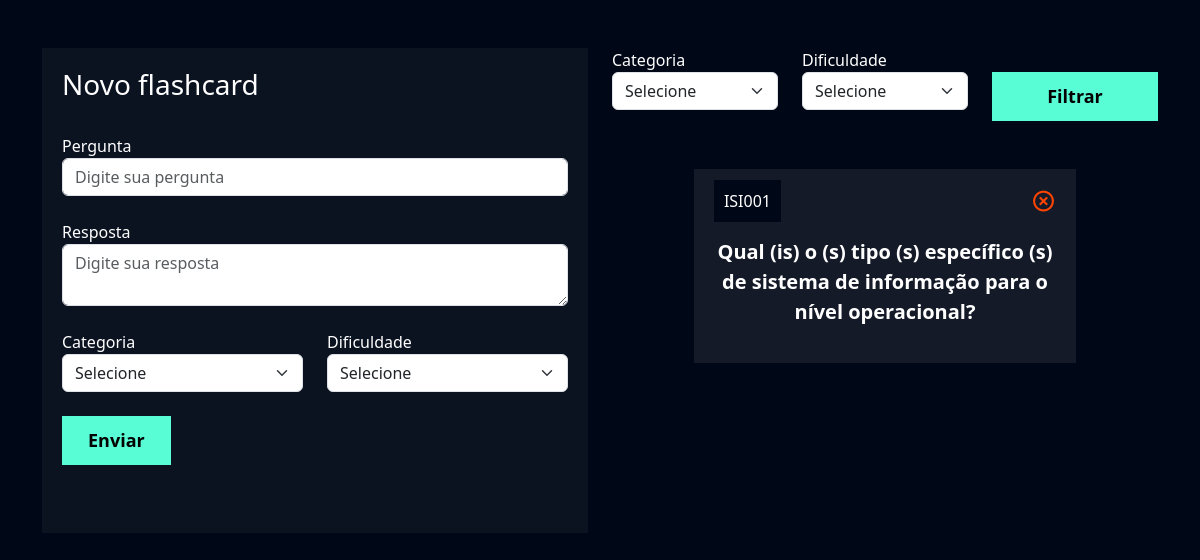
/flashcard/novo_flashcard/ (signed in), run on the app's committed database.
### flashcard/models.py (models this page shows, shortened)
class Flashcard(models.Model):
    DIFICULDADE_CHOICES = (('1', 'Semana 1'), ('2', 'Semana 2'), ('3', 'Semana 3'), ('4', 'Semana 4'), ('5', 'Semana 5'), ('6', 'Semana 6'), ('7', 'Semana 7'))
    user = models.ForeignKey(User, on_delete=models.DO_NOTHING)
    pergunta = models.TextField()
    resposta = models.TextField()
    categoria = models.ForeignKey(Categoria, on_delete=models.DO_NOTHING)
    dificuldade = models.CharField(max_length=1, choices=DIFICULDADE_CHOICES)

class Categoria(models.Model):
    nome = models.CharField(max_length=20)
    def __str__(self):
        return self.nome

### flashcard/views.py (the view, shortened to what this page needs)
# urls.py: path('novo_flashcard/', views.novo_flashcard, name='novo_flashcard'),
def novo_flashcard(request):
    if not request.user.is_authenticated:
        return redirect('/usuarios/login')
    if request.method == 'GET':
        categorias = Categoria.objects.all()
        dificuldades = Flashcard.DIFICULDADE_CHOICES
        flashcards = Flashcard.objects.filter(user=request.user)
        categoria_filtrar = request.GET.get('categoria')
        dificuldade_filtrar = request.GET.get('dificuldade')
        if categoria_filtrar:
            flashcards = flashcards.filter(categoria__id=categoria_filtrar)
        if dificuldade_filtrar:
            flashcards = flashcards.filter(dificuldade=dificuldade_filtrar)
        return render(
            request,
            'novo_flashcard.html',
            {
                'categorias': categorias,
                'dificuldades': dificuldades,
                'flashcards': flashcards,
            }
        )

### flashcard/templates/novo_flashcard.html (shortened to what this page needs)
{% extends "base.html" %}
{% load static %}
{% block 'cabecalho' %}
    <link href="{% static 'usuarios/css/cadastro.css' %}" rel="stylesheet">
    <link href='https://unpkg.com/boxicons@2.1.4/css/boxicons.min.css' rel='stylesheet'>
    <link href="{% static 'flashcard/css/novo_flashcard.css' %}" rel="stylesheet">
{% endblock 'cabecalho' %}
{% block 'conteudo' %}
    <div class="container">
        <br>
        <br>
        <div class="row">
            <div class="col-md">
                <div class="box-form">
                    <form action="{% url 'novo_flashcard' %}" method="POST"> {% csrf_token %}
                        <h3>Novo flashcard</h3>
                        <br>
                        <label>Pergunta</label>
                        <input type="text" class="form-control" placeholder="Digite sua pergunta" name="pergunta">
                        <br>
                        <label>Resposta</label>
                        <textarea class="form-control" placeholder="Digite sua resposta" name="resposta"></textarea>
                        <br>
                        <div class="row">
                                <div class="col-md">
                                    <label for="">Categoria</label>
                                    <select class="form-select" name="categoria">
                                        <option value="">Selecione</option>
                                    </select>
                                </div>
                                <div class="col-md">
                                    <label for="">Dificuldade</label>
                                    <select class="form-select" name="dificuldade">
                                        <option value="">Selecione</option>
                                    </select>
                                </div>
                        </div>
                        <br>
                        <input type="submit" value="Enviar" class="btn-cadastro">
                        <br>
                        <br>
                        <br>
                    </form>
                </div>
            </div>
            <div class="col-md">
                <form action="{% url 'novo_flashcard' %}" method="GET">
                    <div class="row">
                        <div class="col-md">
                            <label for="">Categoria</label>
                            <select name="categoria" id="" class="form-select">
                                <option value="">Selecione</option>
                            </select>
                        </div>
                        <div class="col-md">
                            <label for="">Dificuldade</label>
                            <select name="dificuldade" id="" class="form-select">
                                <option value="">Selecione</option>
                            </select>
                        </div>
                        <div class="col-md">
                            <br>
                            <input type="submit" style="width: 100%" value="Filtrar" class="btn-cadastro">
                        </div>
                    </div>
                </form>
                <br>
                <br>
                {% for flash in flashcards %}
                    <div class="box-new-flashcard" >
                        <div class="flashcard">
                            <div class="flashcard-categoria">
                                {{flash.categoria}}
                            </div>
                            <a href=""><i class='icone-exit bx bx-x-circle'></i></a>
                            <br>
                            <br>
                            <div class="flashcard-box-item">
                                <p class="flashcard-item">{{flash.pergunta}}</p>
                            </div>
                        </div>
                    </div>
                    <br>
                    <br>
                {% endfor %}
            </div>
        </div>
    </div>
{% endblock 'conteudo' %}

### templates/static/geral/css/base.css (style rules this page uses)
:root { --main-color: #0b1526; --dark-color: #000716; --secondary-dark-color: rgb(15, 2, 26); --light-color: #00c1f3; --contrast-color: #f4c96b; --differential-color: #58fcd5; }
body { background-color: var(--dark-color) !important; color: white !important; }

### templates/static/usuarios/css/cadastro.css (style rules this page uses)
* { margin: 0; padding: 0; }
.box-form { padding: 20px; background-color: rgba(217,217,217, .05); color: white !important; }
.btn-cadastro { padding: 10px; background-color: #58fcd5; border: none; border: 1px solid #58fcd5; font-size: 18px; font-weight: bold; padding-left: 25px; padding-right: 25px; }

### templates/static/flashcard/css/novo_flashcard.css (style rules this page uses)
.box-new-flashcard { width: 70%; margin: auto; }
.flashcard { background-color: rgba(255, 255, 255, .08); padding: 20px; }
.flashcard-box-item { text-align: center; }
.flashcard p { font-size: 20px; font-weight: bold; cursor: pointer; }
.flashcard-categoria { background-color: var(--dark-color); display: inline; padding: 10px; }
.icone-exit { float: right; font-size: 25px; color: orangered; }

### data on the page
Flashcard: categoria "ISI001", pergunta "Qual (is) o (s) tipo (s) específico (s) de sistema de informação para o nível operacional?"
